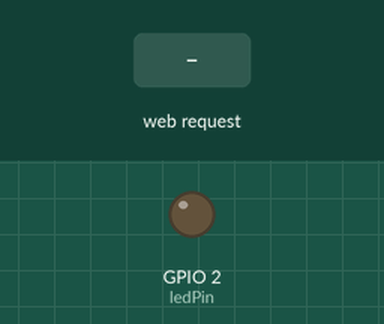
Recording of a program running on a simulated ESP8266 (Wemos D1 mini). Shown: output pins drawn as LEDs (lit = HIGH). Inputs (shaded band) come from the test bench. WiFi joins after 1.5 s; servers stay silent unless stated; storage starts empty; what the program prints to the serial monitor is not drawn.

Above: at 3.2 s.
3.3 s: HTTP request GET /apagado received
At 4.1 s:
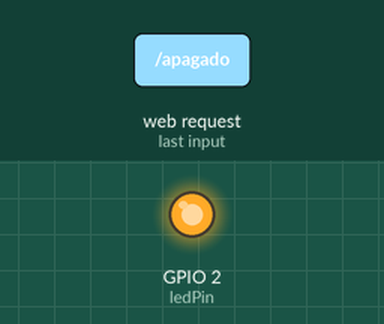
4.8 s: HTTP request GET /encendido received
At 5.3 s:
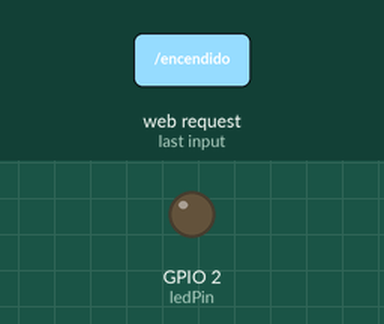
Timing chart, 0 to 7.8 s (numbered marks = the images above; inputs shaded):
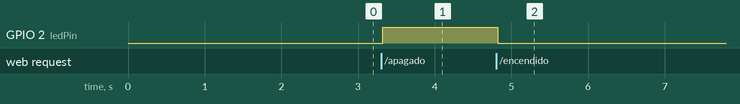

The program:

main.cpp
```cpp
#include <Arduino.h>

#include <Arduino.h>
#include <ESP8266WiFi.h>
#include <ESPAsyncTCP.h>
#include <ESPAsyncWebServer.h>
#include <LittleFS.h>
const char* ssid = "Potros_Wifi";
const char* password = "";
// Crea el objeto AsyncWebServer en el puerto 80
AsyncWebServer server(80);
// Define el pin del LED
const int ledPin = 2;
// Variable cadena para almacenar el estado del LED
String EstadoDeLED;
// Inicializa LitleFS
void initFS() {
if (!LittleFS.begin()) {
Serial.println("Un error ha ocurrido mientras se montaba LitleFS");
}
Serial.println("LitleFS montado exitosamente");
}
void initWiFi() {
WiFi.mode(WIFI_STA);
WiFi.begin(ssid, password);
Serial.print("Conectando a la red WiFi ..");
while (WiFi.status() != WL_CONNECTED) {
Serial.print('.');
delay(1000);
}
Serial.println(WiFi.localIP());
}
String processor(const String& var)
{
//La función procesador () reemplaza los marcadores de posición
// en el texto HTML con los valores actuales.
/* Cuando se solicita la página web, el ESP8266 comprueba si el texto HTML
tiene marcadores de posición. Si encuentra el marcador de posición %ESTADO%,
lea el estado actual de GPIO con digitalRead (ledPin) y configure la variable
de valor EstadoDeLED en consecuencia. La función devuelve el estado actual de GPIO
como una variable de cadena. */
if(var == "ESTADO") {
if(digitalRead(ledPin)) {
EstadoDeLED = "APAGADO";
}
else {
EstadoDeLED = "ENCENDIDO";
}
return EstadoDeLED;
}
return String();
}
void setup() {
Serial.begin(115200);
initWiFi();
initFS();
// Establece GPIO2 como una SALIDA
pinMode(ledPin, OUTPUT);
server.on("/", HTTP_GET, [](AsyncWebServerRequest *request){
request->send(LittleFS, "/index.html", "text/html",false, processor);
});
/*
Cuando recibe esa solicitud, envía el texto HTML guardado en el archivo index.html
para construir la página web. También necesita pasar la función de procesador,
que reemplaza a todos los marcadores de posición en el texto HTML con los valores
correctos.
El primer argumento de la función send () es el sistema de archivos donde se guardan
los archivos, en este caso se guarda en SPIFFS (o LittleFS para el ESP8266).
El segundo argumento es la ruta donde se encuentra el archivo.
El tercer argumento se refiere al tipo de contenido (texto HTML).
El cuarto argumento significa descarga = falso.
Finalmente, el último argumento es la función del procesador.
Cuando el archivo HTML se carga en su navegador, solicitará el archivo CSS y
el favicon. Estos son archivos estáticos guardados en el mismo directorio
(SPIFFS o LittleFS). Entonces, podemos simplemente agregar la siguiente línea
para servir archivos en un directorio cuando lo solicite
la URL raíz. Sirve los archivos CSS y favicon automáticamente.
*/
server.serveStatic("/", LittleFS, "/");
// Procedimiento para establecer el GPIO 2 en estado ALTO (lógica invertida en ESP8266)
server.on("/encendido", HTTP_GET, [](AsyncWebServerRequest *request)
{
digitalWrite(ledPin, LOW); // lógica invertida
request->send(LittleFS, "/index.html", "text/html", false, processor);
}
);
// Procedimiento para establecer el GPIO 2 en estado BAJO (lógica invertida en ESP8266)
server.on("/apagado", HTTP_GET, [](AsyncWebServerRequest *request)
{
digitalWrite(ledPin, HIGH); // lógica invertida
request->send(LittleFS, "/index.html", "text/html", false, processor);
}
);
server.begin();
}
void loop() { }
```

Measured:
- after the input at 3.3 s, GPIO 2 (ledPin): LOW → HIGH at once
- after the input at 4.8 s, GPIO 2 (ledPin): HIGH → LOW at once
